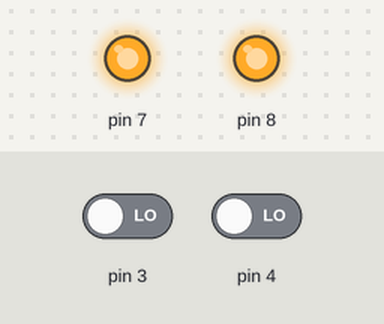
Bench run of a sketch on a simulated Arduino Uno, built with avr-gcc and run on an emulated ATmega328P. Parts: output pins drawn as LEDs (lit = HIGH). The test bench sets the inputs (shaded band); at power-on: pin 3 LOW, pin 4 LOW.

Above: at 1.2 s.
1.3 s: pin 3 driven HIGH
At 1.8 s:
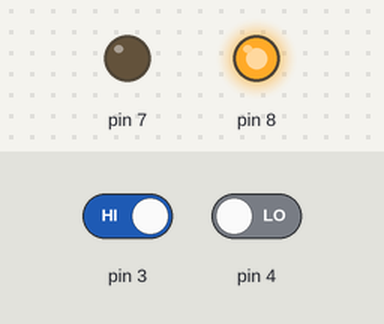
2.8 s: pin 3 driven LOW
At 4.0 s:
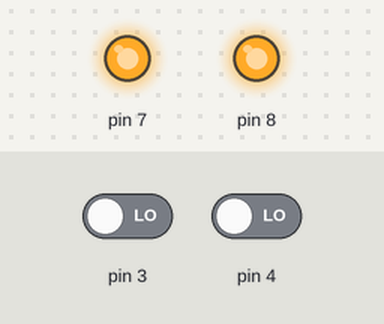
4.3 s: pin 4 driven HIGH
At 5.2 s:
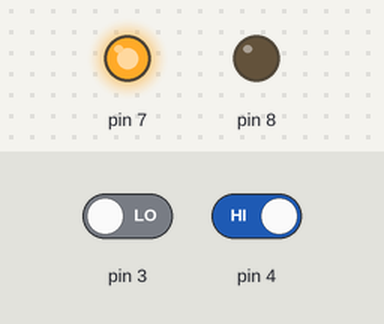
5.8 s: pin 4 driven LOW
At 6.4 s:
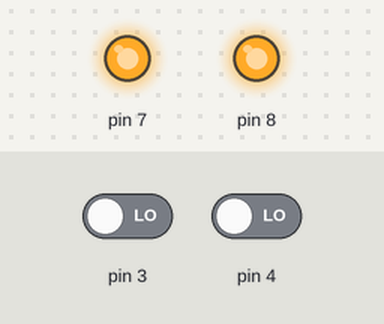
Timing chart, 0 to 8.3 s (numbered marks = the images above; inputs shaded):
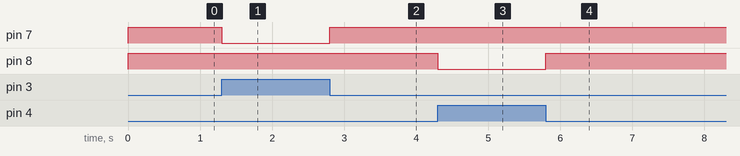

Measured:
- after the input at 1.3 s, pin 7: HIGH → LOW at once
- after the input at 2.8 s, pin 7: LOW → HIGH at once
- after the input at 4.3 s, pin 8: HIGH → LOW at once
- after the input at 5.8 s, pin 8: LOW → HIGH at once

The sketch:

SRLatch.ino
```cpp
int S, R, Q=0,NQ;
void setup()
{
  pinMode(3,INPUT);
  pinMode(4,INPUT);
  pinMode(8,OUTPUT);
  pinMode(7,OUTPUT);
}
void loop()
{
  S = digitalRead(3);
  R = digitalRead(4);

  NQ=!(R&&Q);
  Q=!(S&&NQ);

  digitalWrite(7,Q);
  digitalWrite(8,NQ);
}
```
